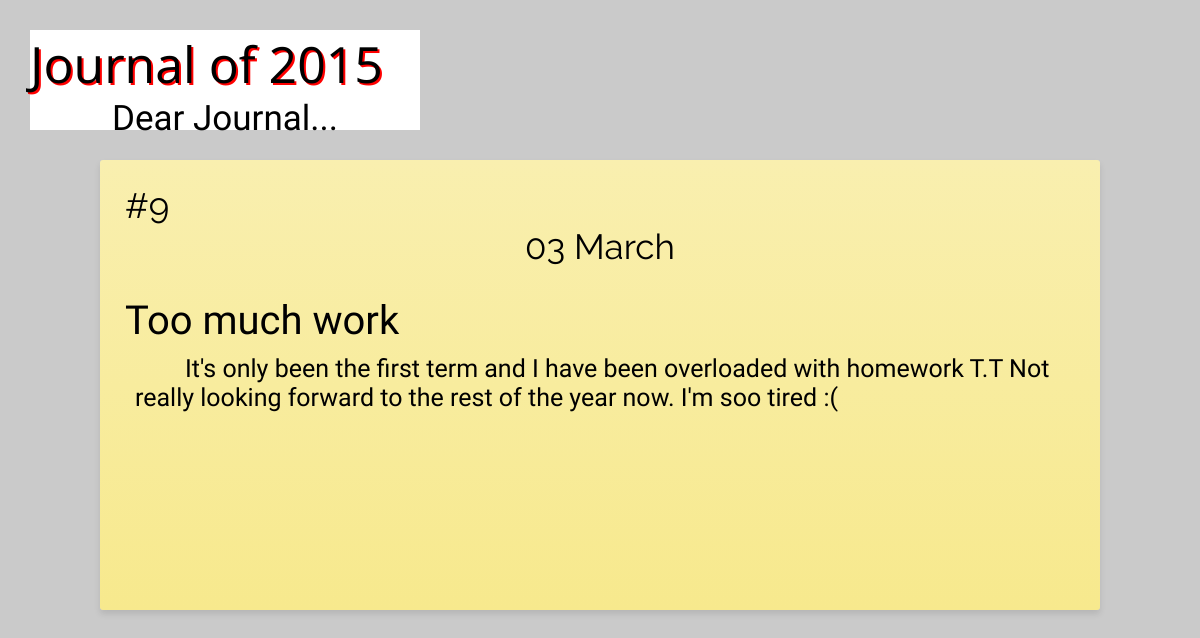
Page /entry/9 on the committed database.
### journal/models.py (models this page shows, shortened)
class Entry(models.Model):
    title = models.CharField(max_length=255)
    Void = ' '
    Jan = 'January'
    Feb = 'February'
    Mar = 'March'
    Apr = 'April'
    May = 'May'
    Jun = 'June'
    Jul = 'July'
    Aug = 'August'
    Sep = 'September'
    Oct = 'October'
    Nov = 'November'
    Dec = 'December'
    month_choices = (
        (Jan, 'January'),
        (Feb, 'February'),
        (Mar, 'March'),
        (Apr, 'April'),
        (May, 'May'),
        (Jun, 'June'),
        (Jul, 'July'),
        (Aug, 'August'),
        (Sep, 'September'),
        (Oct, 'October'),
        (Nov, 'November'),
        (Dec, 'December'),
        (Void, '--'),
    )
    month = models.CharField(max_length=30,
                             choices=month_choices,
                             default=Void)
    day = models.CharField(max_length=2)
    content = models.TextField()

### journal/views.py (the view)
# urls.py: url(r'^entry/(?P<entry_id>\d+)$', views.entry, name='detail'),
def entry(request, entry_id):
    entry = Entry.objects.get(id=entry_id)
    return render(request, 'journal/entry.html', {'entry':entry})

### journal/templates/journal/entry.html
{%load staticfiles%}
<link rel="stylesheet" type="text/css" href="{% static 'journal/entry.css' %}" />
{% block title %}
    <div class= title>
        <h1 class= top>Journal of 2015</h1>
        <h1 class= top2>Dear Journal...</h1>
    </div>
{% endblock %}
{% block content %}
    <div class = month>
        <h4>#{{entry.id}}</h4>
        <h2>{{entry.day}} {{entry.month}}</h2>
        <h3>{{entry.title}}</h3>
        <p>{{entry.content}}</p>
    </div>
{% endblock %}

### journal/static/journal/entry.css (style rules this page uses)
* { box-sizing:border-box; }
h1 { margin: 0; }
.top { text-shadow: 2px 2px #ff0000; text-align: left; font:50px 'Open Sans', sans-serif; }
.top2 { text-align: center; font:35px 'Arizonia', cursive; }
h2 { margin:0; text-align: center; font:35px 'Raleway', sans-serif; }
h3 { margin-top: 30; margin-bottom:0; text-align: left; font:40px 'Julee', cursive; }
h4 { margin:0; text-align: left; font:35px 'Raleway', sans-serif; }
p { text-indent: 50px; margin: 10; text-align: left; font:25px 'Indie Flower', cursive; }
.title { width:390px; height:100px; background-color:white; }
.month { text-align:center; display: block; padding:25px 25px 40px; margin:30px auto 20px auto; width:1000px; height:450px; border:0; border-radius:3px; background: -webkit-linear-gradient(#F9EFAF, #F7E98D); background: -moz-linear-gradient(#F9EFAF, #F7E98D); background: -o-linear-gradient(#F9EFAF, #F7E98D); background: -ms-linear-gradient(#F9EFAF, #F7E98D); background: linear-gradient(#F9EFAF, #F7E98D); box-shadow:0 4px 6px rgba(0,0,0,0.1); overflow:hidden; transition:box-shadow 0.5s ease; max-width:1000px; max-height:1000px; }

### rows in the picture
Entry: id "9", day "03", month "March", title "Too much work", content "It's only been the first term and I have been overloaded with homework T.T Not really looking forward to the rest of the year now. I'm soo tired :("
